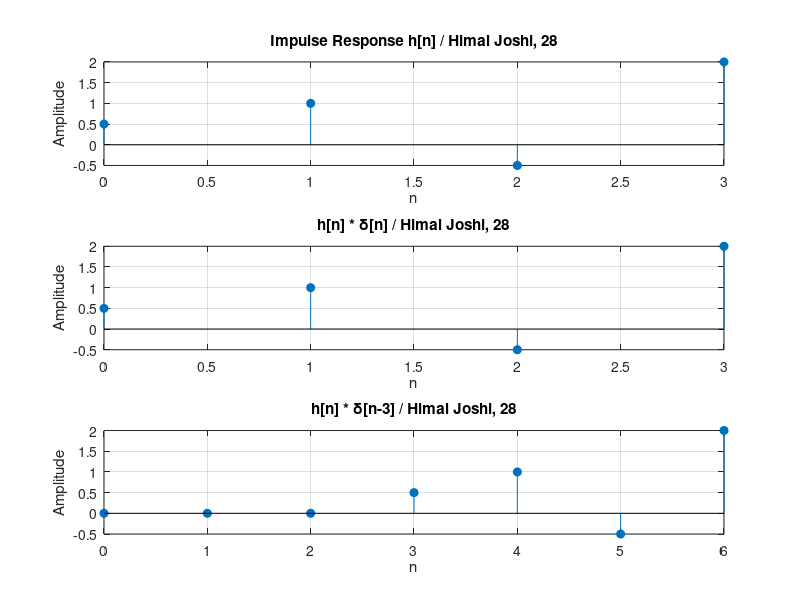

MATLAB code for this plot:
clc;
close all;
clear all;

h = [0.5 1 -0.5 2];
nh = 0:3;

delta = [1];
nd = 0;

delta_shift = [0 0 0 1];
nd2 = 0:3;

y1 = conv(h,delta);
ny1 = nh(1)+nd : nh(end)+nd;

y2 = conv(h,delta_shift);
ny2 = nh(1)+nd2(1):nh(end)+nd2(end);

subplot(3,1,1)
stem(nh,h,'filled');
xlabel('n');
ylabel('Amplitude');
title('Impulse Response h[n] / Himal Joshi, 28');
grid on;

subplot(3,1,2)
stem(ny1,y1,'filled');
xlabel('n');
ylabel('Amplitude');
title('h[n] * \delta[n] / Himal Joshi, 28');
grid on;

subplot(3,1,3)
stem(ny2,y2,'filled');
xlabel('n');
ylabel('Amplitude');
title('h[n] * \delta[n-3] / Himal Joshi, 28');
grid on;
